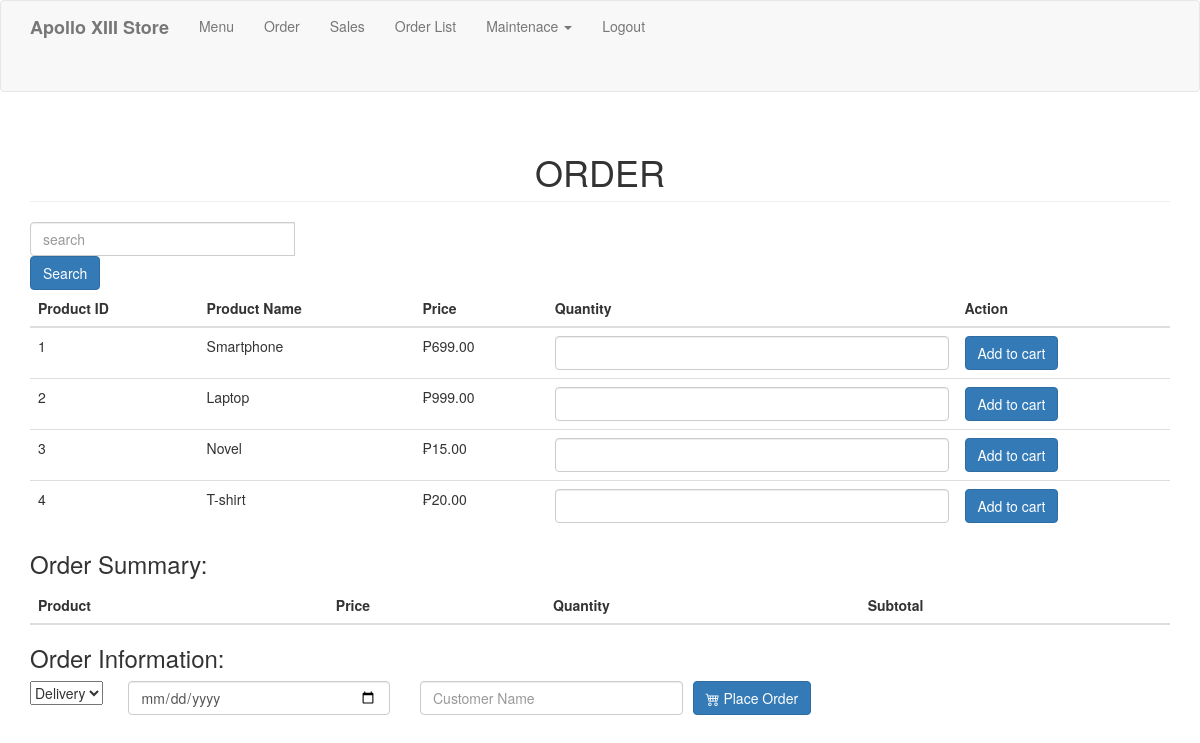
The app's page /order.php (signed in), older data.
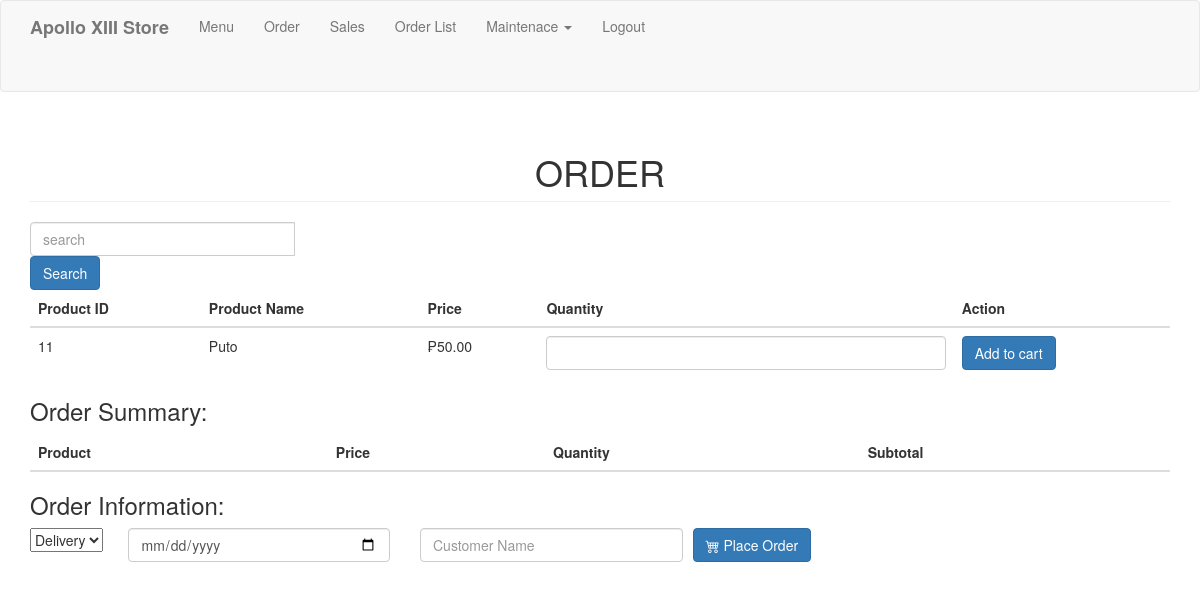
The same page, newer data.
### tables this page shows
CREATE TABLE `product` (
  `ProductID` int(11) NOT NULL,
  `CategoryID` int(11) DEFAULT NULL,
  `ProductName` text DEFAULT NULL,
  `Price` int(11) DEFAULT NULL,
  `ImagePath` text DEFAULT NULL
);

### order.php (the view, shortened to what this page needs)
<?php
include('header.php');
?>
<body>
    <?php include('navbar.php');
    ?>
    <div class="container">
        <h1 class="page-header text-center">ORDER  </h1>
        <form action="" method="GET">
            <div class="input-group mb-3">
                <input type="text" name="search" class="form-control" value="<?php if (isset($_GET['search'])) {echo htmlspecialchars($_GET['search'], ENT_QUOTES, 'UTF-8');} ?>" placeholder="search">
                <button class="btn btn-primary mt-4" type="submit">Search</button>
            </div>
        </form>
        <form id="orderForm" method="POST" action="purchase.php">
            <table class="table">
                <thead>
                    <th>Product ID</th>
                    <th>Product Name</th>
                    <th>Price</th>
                    <th>Quantity</th>
                    <th>Action</th>
                </thead>
                <tbody>
                    <?php
                    $iterate = 0;
                    if (isset($_GET['search'])) {
                        $SearchValue = $_GET['search'];
                        $statement = $conn->prepare("SELECT * FROM `product` WHERE ProductName LIKE ?");
                        $search = "%" . $SearchValue . "%";
                        $statement->bind_param("s", $search);
                        $statement->execute();
                        $result = $statement->get_result();
                        while ($row = $result->fetch_assoc()) {
                    ?>
                            <tr>
                                <td><?php echo isset($row['ProductID']) ? $row['ProductID'] : ''; ?></td>
                                <td><?php echo isset($row['ProductName']) ? $row['ProductName'] : ''; ?></td>
                                <td class="">&#x20B1;<?php echo isset($row['Price']) ? number_format($row['Price'], 2) : ''; ?></td>
                                <td><input type="text" class="form-control quantity" data-productid="<?php echo $row['ProductID']; ?>" data-productname="<?php echo $row['ProductName']; ?>" data-price="<?php echo $row['Price']; ?>"></td>
                                <td><button class="btn btn-primary add-to-cart" type="button" data-productid="<?php echo $row['ProductID']; ?>">Add to cart</button></td>
                            </tr>
                        <?php
                            $iterate++;
                        }
                    } else {
                        $statement = $conn->prepare("SELECT * FROM `product`");
                        $statement->execute();
                        $result = $statement->get_result();
                        while ($row = $result->fetch_assoc()) {
                        ?>
                            <tr>
                                <td><?php echo isset($row['ProductID']) ? $row['ProductID'] : ''; ?></td>
                                <td><?php echo isset($row['ProductName']) ? $row['ProductName'] : ''; ?></td>
                                <td class="">&#x20B1;<?php echo isset($row['Price']) ? number_format($row['Price'], 2) : ''; ?></td>
                                <td><input type="text" class="form-control quantity" data-productid="<?php echo $row['ProductID']; ?>" data-productname="<?php echo $row['ProductName']; ?>" data-price="<?php echo $row['Price']; ?>"></td>
                                <td><button class="btn btn-primary add-to-cart" type="button" data-productid="<?php echo $row['ProductID']; ?>">Add to cart</button></td>
                            </tr>
                    <?php
                        }
                    }
                    ?>
                </tbody>
            </table>
            <div id="orders-summary-container">
                <h3>Order Summary:</h3>
                <div class="d-flex flex-column">
                    <div id="items">
                        <table class="table table-striped">
                            <thead>
                                <th scope="col">Product</th>
                                <th scope="col">Price</th>
                                <th scope="col">Quantity</th>
                                <th scope="col">Subtotal</th>
                            </thead>
                        </table>
                    </div>
                </div>
            </div>
                <h3>Order Information:</h3>
            <div class="row">
                <div class="col-md-1">
                    <select class="form-select" name="TransactionType" id="">
                        <option value="Delivery">Delivery</option>
                    </select>
                </div>
                <div class="col-md-3">
                    <input type="date" name="TransactionDate" class="form-control" required>
                </div>
                <div class="col-md-3">
                    <input type="text" name="CustomerName" class="form-control" placeholder="Customer Name" required>
                </div>
                <div class="col-md-2" style="margin-left:-20px;">
                    <button type="submit" class="btn btn-primary"><span class="bi bi-cart4"></span> Place Order</button>
                </div>
            </div>
        </form>
    </div>
</body>
</html>

### header.php (shortened to what this page needs)
<!DOCTYPE html>
<html>
<head>
	<link rel="stylesheet" href="https://maxcdn.bootstrapcdn.com/bootstrap/3.3.7/css/bootstrap.min.css">
	<link rel="stylesheet" href="https://cdn.jsdelivr.net/npm/bootstrap-icons@1.11.3/font/bootstrap-icons.min.css">
	<link rel="stylesheet" href="./styles/style.css">
</head>

### navbar.php (shortened to what this page needs)
<nav class="navbar navbar-default">
  <div class="container">
    <div class="navbar-header">
      <a class="navbar-brand" href="index.php"><b>Apollo XIII Store</b></a>
    </div>
    <div class="collapse navbar-collapse" id="bs-example-navbar-collapse-1">
      <ul class="nav navbar-nav">
        <li><a href="home.php">Menu</a></li>
        <li><a href="order.php">Order</a></li>
        <li><a href="sales.php">Sales</a></li>
        <li><a href="orderList.php">Order List</a></li>
        <li>
          <a href="#" class="dropdown-toggle" data-toggle="dropdown" role="button" aria-haspopup="true" aria-expanded="false">Maintenace <span class="caret"></span></a>
        </li>
        <li><a href="logout.php">Logout</a></li>
      </ul>
    </div>
  </div>
</nav>

### styles/style.css (style rules this page uses)
.container { margin-bottom: 5vh; }

Row changes from the older to the newer data that the page shows:
removed product: ProductID "1", ProductName "Smartphone", Price "699.00"
removed product: ProductID "2", ProductName "Laptop", Price "999.00"
removed product: ProductID "3", ProductName "Novel", Price "15.00"
removed product: ProductID "4", ProductName "T-shirt", Price "20.00"
added product: ProductID "11", ProductName "Puto", Price "50.00"
